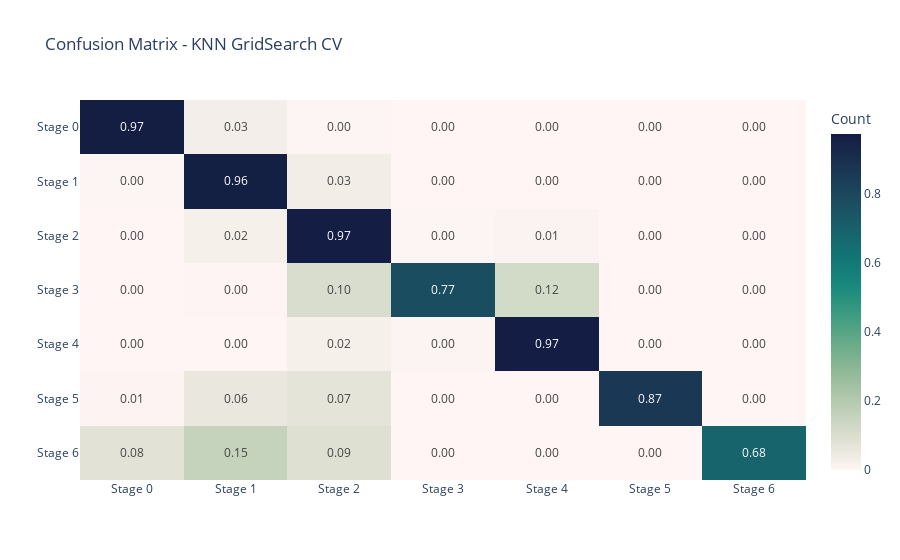

Notebook source saved alongside this figure:
### Code cell
cm = confusion_matrix(target_true, target_pred)
cm_percent = cm.astype("float") / cm.sum(axis=1)[:, np.newaxis]

# Custom labels
labels = [f"Stage {i}" for i in range(7)]

# Create a heatmap using Plotly
fig = px.imshow(
    cm_percent,
    text_auto=".2f",
    aspect="auto",
    title="Confusion Matrix - KNN GridSearch CV",
    labels=dict(color="Count"),
    x=labels,
    y=labels,
    color_continuous_scale=px.colors.sequential.tempo,
)

fig.show()

### Figure 1 — Plotly figure (JSON) as saved in the notebook; plotly's stock layout.template omitted (floating-point values rounded to 4 significant figures)
{"data": [{"coloraxis": "coloraxis", "hovertemplate": "x: %{x}<br>y: %{y}<br>Count: %{z}<extra></extra>", "name": "0", "texttemplate": "%{z:.2f}", "type": "heatmap", "x": ["Stage 0", "Stage 1", "Stage 2", "Stage 3", "Stage 4", "Stage 5", "Stage 6"], "xaxis": "x", "y": ["Stage 0", "Stage 1", "Stage 2", "Stage 3", "Stage 4", "Stage 5", "Stage 6"], "yaxis": "y", "z": [[0.9689, 0.02955, 0.001555, 0.0, 0.0, 0.0, 0.0], [0.001645, 0.9643, 0.03308, 0.0, 0.0005196, 0.0002598, 0.0001732], [0.0003889, 0.02271, 0.9669, 0.001789, 0.007855, 0.0002333, 7.777e-05], [0.0, 0.003636, 0.1018, 0.7745, 0.12, 0.0, 0.0], [0.0001262, 0.001262, 0.02221, 0.00467, 0.9716, 0.0001262, 0.0], [0.00641, 0.05769, 0.07051, 0.0, 0.0, 0.8654, 0.0], [0.07692, 0.1538, 0.08791, 0.0, 0.0, 0.0, 0.6813]]}], "layout": {"coloraxis": {"colorbar": {"title": {"text": "Count"}}, "colorscale": [[0, "rgb(254, 245, 244)"], [0.09091, "rgb(222, 224, 210)"], [0.1818, "rgb(189, 206, 181)"], [0.2727, "rgb(153, 189, 156)"], [0.3636, "rgb(110, 173, 138)"], [0.4545, "rgb(65, 157, 129)"], [0.5455, "rgb(25, 137, 125)"], [0.6364, "rgb(18, 116, 117)"], [0.7273, "rgb(25, 94, 106)"], [0.8182, "rgb(28, 72, 93)"], [0.9091, "rgb(25, 51, 80)"], [1, "rgb(20, 29, 67)"]]}, "title": {"text": "Confusion Matrix - KNN GridSearch CV"}, "xaxis": {"anchor": "y", "domain": [0, 1]}, "yaxis": {"anchor": "x", "autorange": "reversed", "domain": [0, 1]}}}
